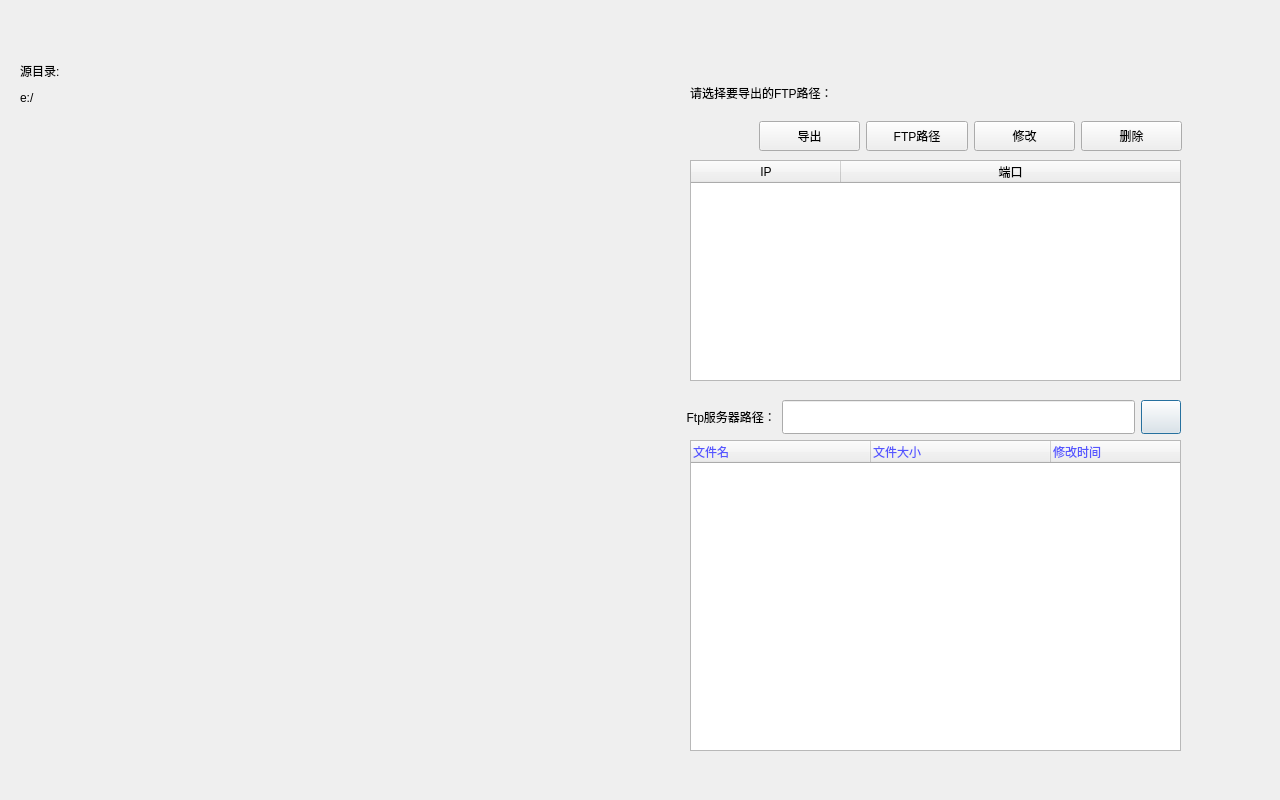
<?xml version="1.0" encoding="UTF-8"?>
<ui version="4.0">
 <class>FTPDlg</class>
 <widget class="QDialog" name="FTPDlg">
  <property name="geometry">
   <rect>
    <x>0</x>
    <y>0</y>
    <width>1280</width>
    <height>800</height>
   </rect>
  </property>
  <property name="minimumSize">
   <size>
    <width>100</width>
    <height>30</height>
   </size>
  </property>
  <property name="windowTitle">
   <string>Dialog</string>
  </property>
  <widget class="QLabel" name="sourcePath_label">
   <property name="geometry">
    <rect>
     <x>20</x>
     <y>90</y>
     <width>471</width>
     <height>16</height>
    </rect>
   </property>
   <property name="text">
    <string>e:/</string>
   </property>
  </widget>
  <widget class="QLabel" name="label_2">
   <property name="geometry">
    <rect>
     <x>20</x>
     <y>60</y>
     <width>271</width>
     <height>21</height>
    </rect>
   </property>
   <property name="text">
    <string>源目录:</string>
   </property>
  </widget>
  <widget class="SourcefileWidget" name="sourcefileWidget" native="true">
   <property name="geometry">
    <rect>
     <x>10</x>
     <y>110</y>
     <width>651</width>
     <height>651</height>
    </rect>
   </property>
  </widget>
  <widget class="QTableWidget" name="FTPPath_tableWidget">
   <property name="geometry">
    <rect>
     <x>690</x>
     <y>160</y>
     <width>491</width>
     <height>221</height>
    </rect>
   </property>
   <property name="editTriggers">
    <set>QAbstractItemView::NoEditTriggers</set>
   </property>
   <property name="showGrid">
    <bool>false</bool>
   </property>
   <attribute name="horizontalHeaderDefaultSectionSize">
    <number>150</number>
   </attribute>
   <attribute name="horizontalHeaderStretchLastSection">
    <bool>true</bool>
   </attribute>
   <attribute name="verticalHeaderVisible">
    <bool>false</bool>
   </attribute>
   <column>
    <property name="text">
     <string>IP</string>
    </property>
   </column>
   <column>
    <property name="text">
     <string>端口</string>
    </property>
   </column>
  </widget>
  <widget class="QLabel" name="label">
   <property name="geometry">
    <rect>
     <x>690</x>
     <y>80</y>
     <width>341</width>
     <height>25</height>
    </rect>
   </property>
   <property name="text">
    <string>请选择要导出的FTP路径：</string>
   </property>
  </widget>
  <widget class="QTreeWidget" name="FTP_SERVER_DIR">
   <property name="geometry">
    <rect>
     <x>690</x>
     <y>440</y>
     <width>491</width>
     <height>311</height>
    </rect>
   </property>
   <property name="palette">
    <palette>
     <active>
      <colorrole role="WindowText">
       <brush brushstyle="SolidPattern">
        <color alpha="255">
         <red>255</red>
         <green>85</green>
         <blue>0</blue>
        </color>
       </brush>
      </colorrole>
      <colorrole role="Light">
       <brush brushstyle="SolidPattern">
        <color alpha="255">
         <red>170</red>
         <green>255</green>
         <blue>255</blue>
        </color>
       </brush>
      </colorrole>
      <colorrole role="Text">
       <brush brushstyle="SolidPattern">
        <color alpha="255">
         <red>0</red>
         <green>0</green>
         <blue>0</blue>
        </color>
       </brush>
      </colorrole>
      <colorrole role="BrightText">
       <brush brushstyle="SolidPattern">
        <color alpha="255">
         <red>251</red>
         <green>244</green>
         <blue>255</blue>
        </color>
       </brush>
      </colorrole>
      <colorrole role="ButtonText">
       <brush brushstyle="SolidPattern">
        <color alpha="255">
         <red>85</red>
         <green>85</green>
         <blue>255</blue>
        </color>
       </brush>
      </colorrole>
      <colorrole role="HighlightedText">
       <brush brushstyle="SolidPattern">
        <color alpha="255">
         <red>170</red>
         <green>255</green>
         <blue>127</blue>
        </color>
       </brush>
      </colorrole>
      <colorrole role="ToolTipText">
       <brush brushstyle="SolidPattern">
        <color alpha="255">
         <red>255</red>
         <green>255</green>
         <blue>127</blue>
        </color>
       </brush>
      </colorrole>
     </active>
     <inactive>
      <colorrole role="WindowText">
       <brush brushstyle="SolidPattern">
        <color alpha="255">
         <red>255</red>
         <green>85</green>
         <blue>0</blue>
        </color>
       </brush>
      </colorrole>
      <colorrole role="Light">
       <brush brushstyle="SolidPattern">
        <color alpha="255">
         <red>170</red>
         <green>255</green>
         <blue>255</blue>
        </color>
       </brush>
      </colorrole>
      <colorrole role="Text">
       <brush brushstyle="SolidPattern">
        <color alpha="255">
         <red>0</red>
         <green>0</green>
         <blue>0</blue>
        </color>
       </brush>
      </colorrole>
      <colorrole role="BrightText">
       <brush brushstyle="SolidPattern">
        <color alpha="255">
         <red>251</red>
         <green>244</green>
         <blue>255</blue>
        </color>
       </brush>
      </colorrole>
      <colorrole role="ButtonText">
       <brush brushstyle="SolidPattern">
        <color alpha="255">
         <red>85</red>
         <green>85</green>
         <blue>255</blue>
        </color>
       </brush>
      </colorrole>
      <colorrole role="HighlightedText">
       <brush brushstyle="SolidPattern">
        <color alpha="255">
         <red>170</red>
         <green>255</green>
         <blue>127</blue>
        </color>
       </brush>
      </colorrole>
      <colorrole role="ToolTipText">
       <brush brushstyle="SolidPattern">
        <color alpha="255">
         <red>255</red>
         <green>255</green>
         <blue>127</blue>
        </color>
       </brush>
      </colorrole>
     </inactive>
     <disabled>
      <colorrole role="WindowText">
       <brush brushstyle="SolidPattern">
        <color alpha="255">
         <red>159</red>
         <green>158</green>
         <blue>158</blue>
        </color>
       </brush>
      </colorrole>
      <colorrole role="Light">
       <brush brushstyle="SolidPattern">
        <color alpha="255">
         <red>170</red>
         <green>255</green>
         <blue>255</blue>
        </color>
       </brush>
      </colorrole>
      <colorrole role="Text">
       <brush brushstyle="SolidPattern">
        <color alpha="255">
         <red>159</red>
         <green>158</green>
         <blue>158</blue>
        </color>
       </brush>
      </colorrole>
      <colorrole role="BrightText">
       <brush brushstyle="SolidPattern">
        <color alpha="255">
         <red>251</red>
         <green>244</green>
         <blue>255</blue>
        </color>
       </brush>
      </colorrole>
      <colorrole role="ButtonText">
       <brush brushstyle="SolidPattern">
        <color alpha="255">
         <red>159</red>
         <green>158</green>
         <blue>158</blue>
        </color>
       </brush>
      </colorrole>
      <colorrole role="HighlightedText">
       <brush brushstyle="SolidPattern">
        <color alpha="255">
         <red>170</red>
         <green>255</green>
         <blue>127</blue>
        </color>
       </brush>
      </colorrole>
      <colorrole role="ToolTipText">
       <brush brushstyle="SolidPattern">
        <color alpha="255">
         <red>255</red>
         <green>255</green>
         <blue>127</blue>
        </color>
       </brush>
      </colorrole>
     </disabled>
    </palette>
   </property>
   <attribute name="headerCascadingSectionResizes">
    <bool>false</bool>
   </attribute>
   <attribute name="headerDefaultSectionSize">
    <number>180</number>
   </attribute>
   <attribute name="headerMinimumSectionSize">
    <number>56</number>
   </attribute>
   <column>
    <property name="text">
     <string>文件名 </string>
    </property>
   </column>
   <column>
    <property name="text">
     <string>文件大小</string>
    </property>
   </column>
   <column>
    <property name="text">
     <string>修改时间</string>
    </property>
   </column>
  </widget>
  <widget class="QWidget" name="layoutWidget">
   <property name="geometry">
    <rect>
     <x>680</x>
     <y>400</y>
     <width>501</width>
     <height>34</height>
    </rect>
   </property>
   <property name="sizePolicy">
    <sizepolicy hsizetype="Expanding" vsizetype="Expanding">
     <horstretch>0</horstretch>
     <verstretch>0</verstretch>
    </sizepolicy>
   </property>
   <layout class="QHBoxLayout" name="horizontalLayout_4">
    <item>
     <widget class="QLabel" name="FTPSerVer_Label">
      <property name="sizePolicy">
       <sizepolicy hsizetype="Preferred" vsizetype="Expanding">
        <horstretch>0</horstretch>
        <verstretch>0</verstretch>
       </sizepolicy>
      </property>
      <property name="text">
       <string>  Ftp服务器路径：</string>
      </property>
     </widget>
    </item>
    <item>
     <widget class="QLineEdit" name="DirEdit">
      <property name="sizePolicy">
       <sizepolicy hsizetype="Expanding" vsizetype="Expanding">
        <horstretch>0</horstretch>
        <verstretch>0</verstretch>
       </sizepolicy>
      </property>
      <property name="readOnly">
       <bool>true</bool>
      </property>
     </widget>
    </item>
    <item>
     <widget class="QPushButton" name="ParentDirBtn">
      <property name="sizePolicy">
       <sizepolicy hsizetype="Fixed" vsizetype="Preferred">
        <horstretch>0</horstretch>
        <verstretch>0</verstretch>
       </sizepolicy>
      </property>
      <property name="contextMenuPolicy">
       <enum>Qt::DefaultContextMenu</enum>
      </property>
      <property name="text">
       <string/>
      </property>
     </widget>
    </item>
   </layout>
  </widget>
  <widget class="QWidget" name="layoutWidget">
   <property name="geometry">
    <rect>
     <x>759</x>
     <y>120</y>
     <width>423</width>
     <height>32</height>
    </rect>
   </property>
   <layout class="QGridLayout" name="gridLayout">
    <item row="0" column="0">
     <widget class="QPushButton" name="OutputFTPBtn">
      <property name="minimumSize">
       <size>
        <width>100</width>
        <height>30</height>
       </size>
      </property>
      <property name="text">
       <string>导出</string>
      </property>
      <property name="icon">
       <iconset resource="fastvideo.qrc">
        <normaloff>:/images/copyout.png</normaloff>:/images/copyout.png</iconset>
      </property>
     </widget>
    </item>
    <item row="0" column="1">
     <widget class="QPushButton" name="AddFTPPathBtn">
      <property name="minimumSize">
       <size>
        <width>100</width>
        <height>30</height>
       </size>
      </property>
      <property name="text">
       <string>FTP路径</string>
      </property>
      <property name="icon">
       <iconset resource="fastvideo.qrc">
        <normaloff>:/images/add.png</normaloff>:/images/add.png</iconset>
      </property>
     </widget>
    </item>
    <item row="0" column="2">
     <widget class="QPushButton" name="ModifyFTPPathBtn">
      <property name="minimumSize">
       <size>
        <width>100</width>
        <height>30</height>
       </size>
      </property>
      <property name="text">
       <string>修改</string>
      </property>
      <property name="icon">
       <iconset resource="fastvideo.qrc">
        <normaloff>:/images/edit.png</normaloff>:/images/edit.png</iconset>
      </property>
     </widget>
    </item>
    <item row="0" column="3">
     <widget class="QPushButton" name="DelFTPPathBtn">
      <property name="minimumSize">
       <size>
        <width>100</width>
        <height>30</height>
       </size>
      </property>
      <property name="text">
       <string>删除</string>
      </property>
      <property name="icon">
       <iconset resource="fastvideo.qrc">
        <normaloff>:/images/delete.png</normaloff>:/images/delete.png</iconset>
      </property>
     </widget>
    </item>
   </layout>
  </widget>
 </widget>
 <customwidgets>
  <customwidget>
   <class>SourcefileWidget</class>
   <extends>QWidget</extends>
   <header>sourcefilewidget.h</header>
   <container>1</container>
  </customwidget>
 </customwidgets>
 <resources>
  <include location="fastvideo.qrc"/>
 </resources>
 <connections/>
</ui>
